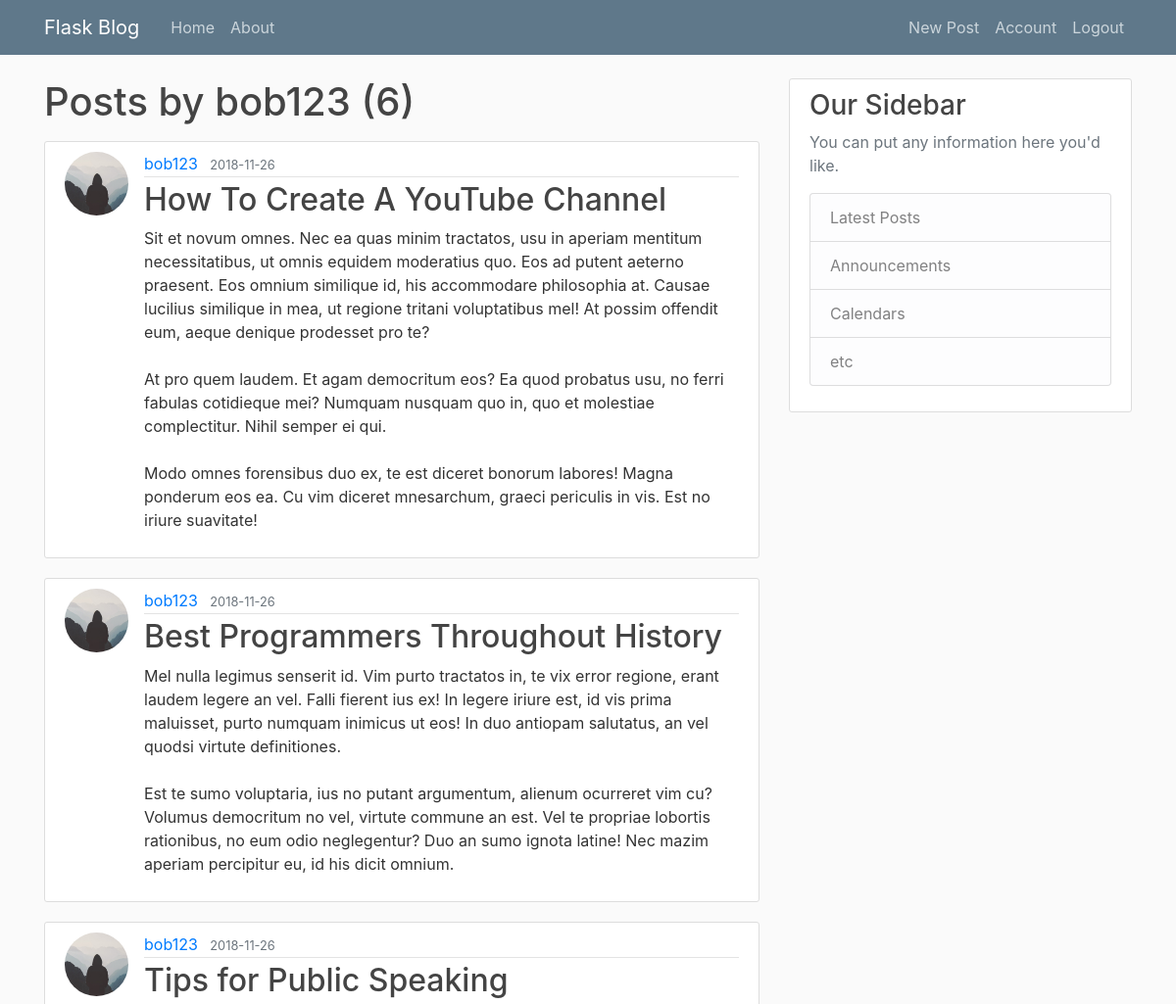
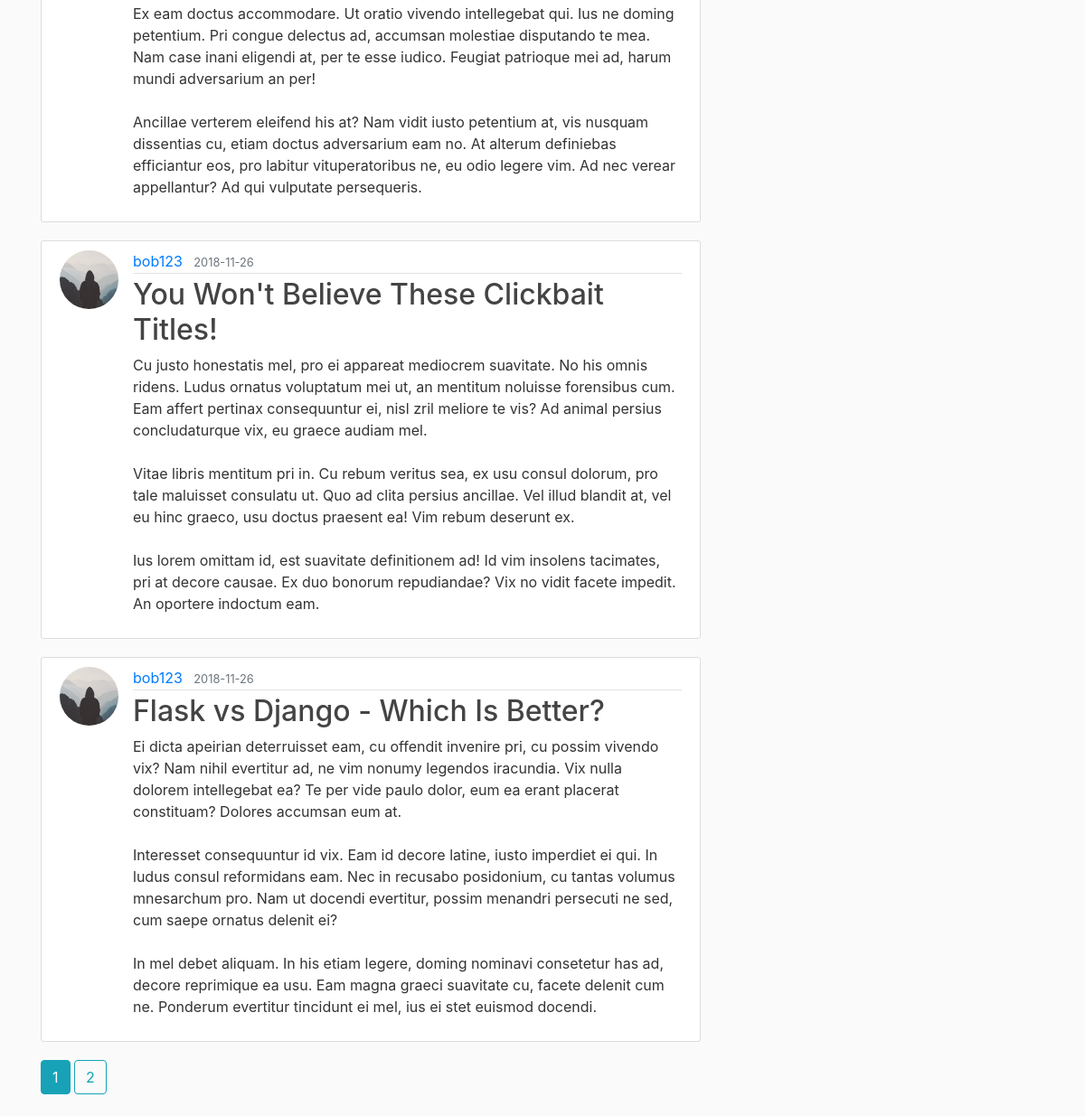
/user/bob123 (signed in), run on the app's committed database (2 pictures, top to bottom).
### flask_blog/models.py (models this page shows, shortened)
class User(db.Model, UserMixin):
    id = db.Column(db.Integer, primary_key=True)
    username = db.Column(db.String(20), unique=True, nullable=False)
    email = db.Column(db.String(120), unique=True, nullable=False)
    img_file = db.Column(db.String(20), nullable=False, default='default.jpg')
    password = db.Column(db.String(60), nullable=False)
    posts = db.relationship('Post', backref='author', lazy=True)

class Post(db.Model):
    id = db.Column(db.Integer, primary_key=True)
    title = db.Column(db.String(100), nullable=False)
    posted_at = db.Column(db.DateTime, nullable=False, default=datetime.utcnow)
    content = db.Column(db.Text, nullable=False)
    user_id = db.Column(db.Integer, db.ForeignKey('user.id'), nullable=False)

### flask_blog/routes.py (the view)
@app.route('/user/<string:username>')
def user_posts(username):
    page = request.args.get('page', default=1, type=int)
    user = User.query.filter_by(username=username).first_or_404()
    posts = Post.query.filter_by(author=user).order_by(
        Post.posted_at.desc()).paginate(page=page, per_page=5)
    return render_template('user_posts.html', posts=posts, user=user)

### flask_blog/models.py (called while the page is built)
@login_manager.user_loader
def load_user(user_id):
    return User.query.get(int(user_id))

### flask_blog/templates/user_posts.html
{% extends 'layout.html' %}
{% block content %}
    <h1 class="mb-3">Posts by {{ user.username }} ({{ posts.total }})</h1>
    {% for post in posts.items %}
        <article class="media content-section">
            <img src="{{ url_for('static', filename='profile_pics/' + post.author.img_file) }}" class="rounded-circle article-img">
            <div class="media-body">
                <div class="article-metadata">
                    <a class="mr-2" href="{{ url_for('user_posts', username=post.author.username) }}">
                        {{ post.author.username }}
                    </a>
                    <small class="text-muted">{{ post.posted_at.strftime('%Y-%m-%d') }}</small>
                </div>
                <h2>
                    <a class="article-title" href="{{ url_for('post', post_id=post.id) }}">
                        {{ post.title }}
                    </a>
                </h2>
                <p class="article-content">{{ post.content }}</p>
            </div>
        </article>
    {% endfor %}
    {% for page_num in posts.iter_pages(left_edge=1, right_edge=1, left_current=1, right_current=2) %}
        {% if page_num %}
            {% if posts.page == page_num %}
                <a class="btn btn-info mb-4" href="{{ url_for('user_posts', username=user.username, page=page_num) }}">
                    {{ page_num }}
                </a>
            {% else %}
                <a class="btn btn-outline-info mb-4" href="{{ url_for('user_posts', username=user.username, page=page_num) }}">
                    {{ page_num }}
                </a>
            {% endif %}
        {% else %}
            ...
        {% endif %}
    {% endfor %}
{% endblock %}

### flask_blog/static/main.css (style rules this page uses)
body { background: #fafafa; color: #333333; margin-top: 5rem; }
h1, h2, h3, h4, h5, h6 { color: #444444; }
.content-section { background: #ffffff; padding: 10px 20px; border: 1px solid #dddddd; border-radius: 3px; margin-bottom: 20px; }
.article-title { color: #444444; }
.article-content { white-space: pre-line; }
.article-img { height: 65px; width: 65px; margin-right: 16px; }
.article-metadata { padding-bottom: 1px; margin-bottom: 4px; border-bottom: 1px solid #e3e3e3; }

### data on the page
User: username "bob123"
Post: img_file (placeholder picture), author.username "bob123", posted_at "2018-11-26", title "How To Create A YouTube Channel", content "Sit et novum omnes. Nec ea quas minim tractatos, usu in aperiam mentitum necessitatibus, ut omnis equidem moderatius quo. Eos ad putent aeterno praesent. Eos omnium similique id, his accommodare philosophia at. Causae lucilius similique in mea, ut regione tritani voluptatibus mel! At possim offendit eum, aeque denique prodesset pro te? At pro quem laudem. Et agam democritum eos? Ea quod probatus usu, no ferri fabulas cotidieque mei? Numquam nusquam quo in, quo et molestiae complectitur. Nihil semper ei qui. Modo omnes forensibus duo ex, te est diceret bonorum labores! Magna ponderum eos ea. Cu vim diceret mnesarchum, graeci periculis in vis. Est no iriure suavitate!"
Post: img_file (placeholder picture), author.username "bob123", posted_at "2018-11-26", title "Best Programmers Throughout History", content "Mel nulla legimus senserit id. Vim purto tractatos in, te vix error regione, erant laudem legere an vel. Falli fierent ius ex! In legere iriure est, id vis prima maluisset, purto numquam inimicus ut eos! In duo antiopam salutatus, an vel quodsi virtute definitiones. Est te sumo voluptaria, ius no putant argumentum, alienum ocurreret vim cu? Volumus democritum no vel, virtute commune an est. Vel te propriae lobortis rationibus, no eum odio neglegentur? Duo an sumo ignota latine! Nec mazim aperiam percipitur eu, id his dicit omnium."
Post: img_file (placeholder picture), author.username "bob123", posted_at "2018-11-26", title "Tips for Public Speaking", content "Ex eam doctus accommodare. Ut oratio vivendo intellegebat qui. Ius ne doming petentium. Pri congue delectus ad, accumsan molestiae disputando te mea. Nam case inani eligendi at, per te esse iudico. Feugiat patrioque mei ad, harum mundi adversarium an per! Ancillae verterem eleifend his at? Nam vidit iusto petentium at, vis nusquam dissentias cu, etiam doctus adversarium eam no. At alterum definiebas efficiantur eos, pro labitur vituperatoribus ne, eu odio legere vim. Ad nec verear appellantur? Ad qui vulputate persequeris."
Post: img_file (placeholder picture), author.username "bob123", posted_at "2018-11-26", title "You Won't Believe These Clickbait Titles!", content "Cu justo honestatis mel, pro ei appareat mediocrem suavitate. No his omnis ridens. Ludus ornatus voluptatum mei ut, an mentitum noluisse forensibus cum. Eam affert pertinax consequuntur ei, nisl zril meliore te vis? Ad animal persius concludaturque vix, eu graece audiam mel. Vitae libris mentitum pri in. Cu rebum veritus sea, ex usu consul dolorum, pro tale maluisset consulatu ut. Quo ad clita persius ancillae. Vel illud blandit at, vel eu hinc graeco, usu doctus praesent ea! Vim rebum deserunt ex. Ius lorem omittam id, est suavitate definitionem ad! Id vim insolens tacimates, pri at decore causae. Ex duo bonorum repudiandae? Vix no vidit facete impedit. An oportere indoctum eam."
Post: img_file (placeholder picture), author.username "bob123", posted_at "2018-11-26", title "Flask vs Django - Which Is Better?", content "Ei dicta apeirian deterruisset eam, cu offendit invenire pri, cu possim vivendo vix? Nam nihil evertitur ad, ne vim nonumy legendos iracundia. Vix nulla dolorem intellegebat ea? Te per vide paulo dolor, eum ea erant placerat constituam? Dolores accumsan eum at. Interesset consequuntur id vix. Eam id decore latine, iusto imperdiet ei qui. In ludus consul reformidans eam. Nec in recusabo posidonium, cu tantas volumus mnesarchum pro. Nam ut docendi evertitur, possim menandri persecuti ne sed, cum saepe ornatus delenit ei? In mel debet aliquam. In his etiam legere, doming nominavi consetetur has ad, decore reprimique ea usu. Eam magna graeci suavitate cu, facete delenit cum ne. Ponderum…"

### other printed values
{{ posts.total }} "6"
{{ page_num }} "1"
{{ page_num }} "2"
